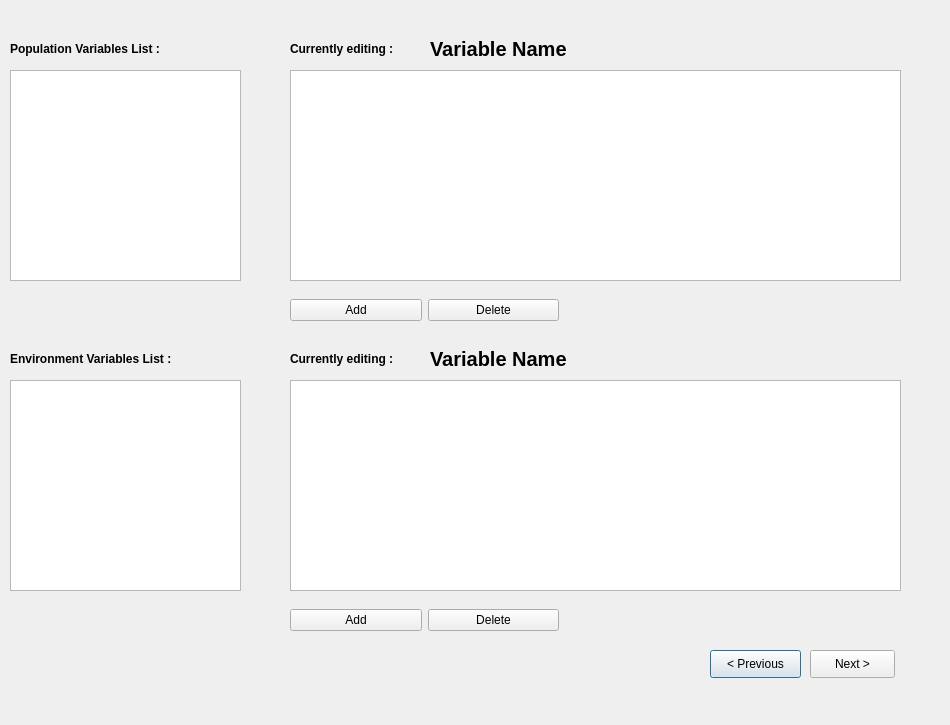
<?xml version="1.0" encoding="UTF-8"?>
<ui version="4.0">
 <class>simulation</class>
 <widget class="QDialog" name="simulation">
  <property name="geometry">
   <rect>
    <x>0</x>
    <y>0</y>
    <width>950</width>
    <height>725</height>
   </rect>
  </property>
  <property name="windowTitle">
   <string>Dialog</string>
  </property>
  <widget class="QLabel" name="label_2">
   <property name="geometry">
    <rect>
     <x>10</x>
     <y>40</y>
     <width>191</width>
     <height>18</height>
    </rect>
   </property>
   <property name="font">
    <font>
     <weight>75</weight>
     <bold>true</bold>
    </font>
   </property>
   <property name="text">
    <string>Population Variables List :</string>
   </property>
  </widget>
  <widget class="QPushButton" name="previous">
   <property name="geometry">
    <rect>
     <x>710</x>
     <y>650</y>
     <width>91</width>
     <height>28</height>
    </rect>
   </property>
   <property name="text">
    <string>&lt; Previous</string>
   </property>
  </widget>
  <widget class="QPushButton" name="next">
   <property name="geometry">
    <rect>
     <x>810</x>
     <y>650</y>
     <width>85</width>
     <height>28</height>
    </rect>
   </property>
   <property name="text">
    <string>Next &gt;</string>
   </property>
  </widget>
  <widget class="QTableView" name="tableView_pop_process">
   <property name="geometry">
    <rect>
     <x>290</x>
     <y>70</y>
     <width>611</width>
     <height>211</height>
    </rect>
   </property>
  </widget>
  <widget class="QTableView" name="tableView_pop_list">
   <property name="geometry">
    <rect>
     <x>10</x>
     <y>70</y>
     <width>231</width>
     <height>211</height>
    </rect>
   </property>
  </widget>
  <widget class="QWidget" name="horizontalLayoutWidget">
   <property name="geometry">
    <rect>
     <x>290</x>
     <y>600</y>
     <width>269</width>
     <height>41</height>
    </rect>
   </property>
   <layout class="QHBoxLayout" name="horizontalLayout">
    <item>
     <widget class="QPushButton" name="add_4">
      <property name="text">
       <string>Add</string>
      </property>
     </widget>
    </item>
    <item>
     <widget class="QPushButton" name="delete_5">
      <property name="text">
       <string>Delete</string>
      </property>
     </widget>
    </item>
   </layout>
  </widget>
  <widget class="QLabel" name="label_4">
   <property name="geometry">
    <rect>
     <x>290</x>
     <y>40</y>
     <width>141</width>
     <height>18</height>
    </rect>
   </property>
   <property name="font">
    <font>
     <weight>75</weight>
     <bold>true</bold>
    </font>
   </property>
   <property name="text">
    <string>Currently editing :</string>
   </property>
  </widget>
  <widget class="QLabel" name="label_5">
   <property name="geometry">
    <rect>
     <x>430</x>
     <y>40</y>
     <width>191</width>
     <height>18</height>
    </rect>
   </property>
   <property name="font">
    <font>
     <pointsize>15</pointsize>
     <weight>75</weight>
     <bold>true</bold>
    </font>
   </property>
   <property name="text">
    <string>Variable Name</string>
   </property>
  </widget>
  <widget class="QTableView" name="tableView_env_list">
   <property name="geometry">
    <rect>
     <x>10</x>
     <y>380</y>
     <width>231</width>
     <height>211</height>
    </rect>
   </property>
  </widget>
  <widget class="QWidget" name="horizontalLayoutWidget_3">
   <property name="geometry">
    <rect>
     <x>290</x>
     <y>290</y>
     <width>269</width>
     <height>41</height>
    </rect>
   </property>
   <layout class="QHBoxLayout" name="horizontalLayout_3">
    <item>
     <widget class="QPushButton" name="add_5">
      <property name="text">
       <string>Add</string>
      </property>
     </widget>
    </item>
    <item>
     <widget class="QPushButton" name="delete_6">
      <property name="text">
       <string>Delete</string>
      </property>
     </widget>
    </item>
   </layout>
  </widget>
  <widget class="QLabel" name="label_6">
   <property name="geometry">
    <rect>
     <x>430</x>
     <y>350</y>
     <width>191</width>
     <height>18</height>
    </rect>
   </property>
   <property name="font">
    <font>
     <pointsize>15</pointsize>
     <weight>75</weight>
     <bold>true</bold>
    </font>
   </property>
   <property name="text">
    <string>Variable Name</string>
   </property>
  </widget>
  <widget class="QLabel" name="label_7">
   <property name="geometry">
    <rect>
     <x>290</x>
     <y>350</y>
     <width>141</width>
     <height>18</height>
    </rect>
   </property>
   <property name="font">
    <font>
     <weight>75</weight>
     <bold>true</bold>
    </font>
   </property>
   <property name="text">
    <string>Currently editing :</string>
   </property>
  </widget>
  <widget class="QTableView" name="tableView_env_process">
   <property name="geometry">
    <rect>
     <x>290</x>
     <y>380</y>
     <width>611</width>
     <height>211</height>
    </rect>
   </property>
  </widget>
  <widget class="QLabel" name="label_3">
   <property name="geometry">
    <rect>
     <x>10</x>
     <y>350</y>
     <width>221</width>
     <height>18</height>
    </rect>
   </property>
   <property name="font">
    <font>
     <weight>75</weight>
     <bold>true</bold>
    </font>
   </property>
   <property name="text">
    <string>Environment Variables List :</string>
   </property>
  </widget>
 </widget>
 <resources/>
 <connections/>
</ui>
